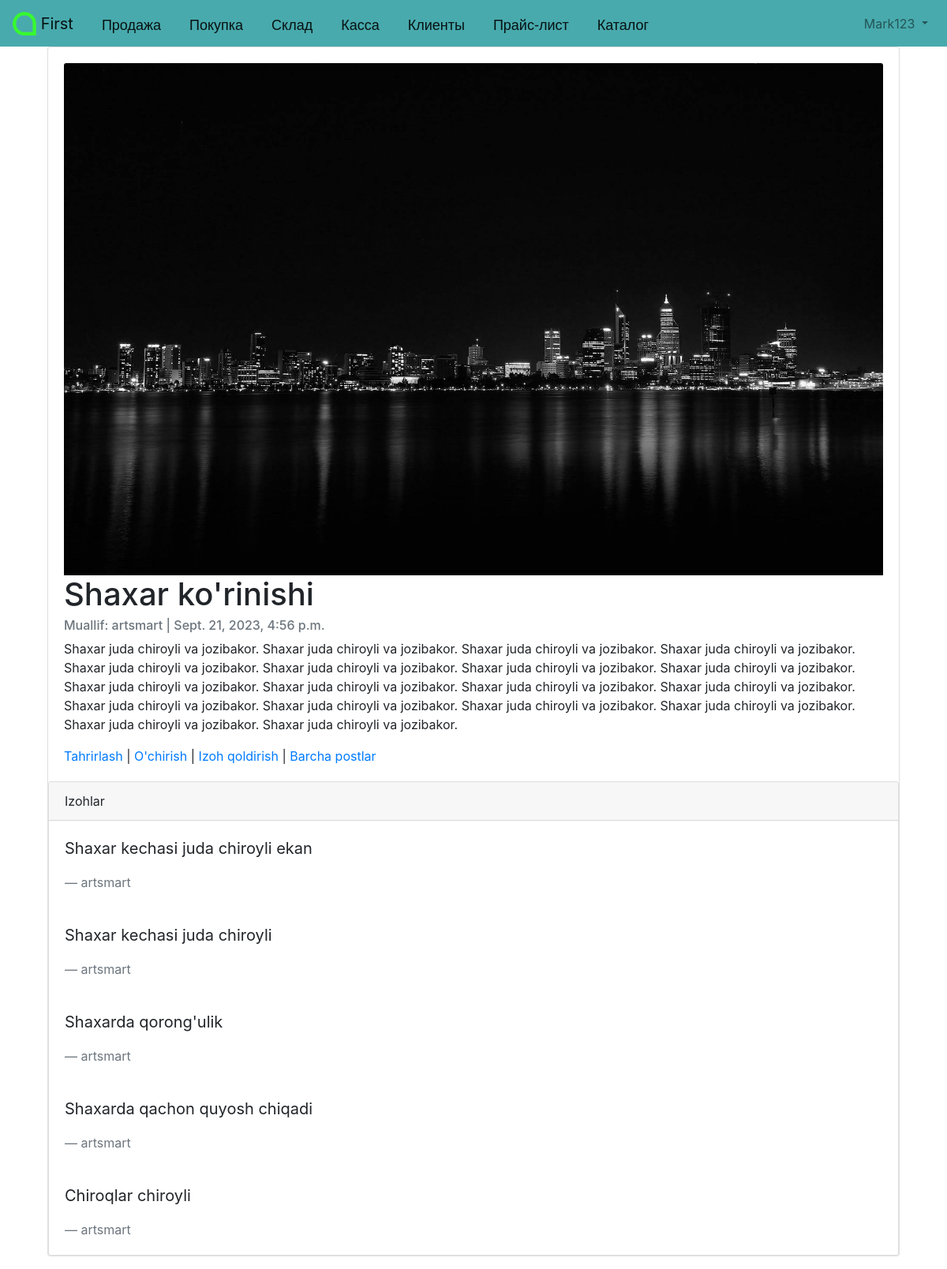
The page /articles/2/ (signed in) on the database its author committed.
### accounts/models.py (models this page shows)
class CustomUser(AbstractUser):
    age = models.PositiveIntegerField(null=True, blank=True)

### articles/models.py (models this page shows, shortened)
class Article(models.Model):
    title = models.CharField(max_length=155)
    summary = models.CharField(max_length=200, blank=True)
    body = RichTextField()
    photo = models.ImageField(upload_to='images/', blank=True)
    date = models.DateTimeField(auto_now_add=True)
    author = models.ForeignKey(
        get_user_model(),
        on_delete=models.CASCADE,
    )

class Comment(models.Model):
    article = models.ForeignKey(Article, on_delete=models.CASCADE, related_name='comments')
    comment = models.CharField(max_length=150)
    author = models.ForeignKey(
        get_user_model(),
        on_delete=models.CASCADE,
    )
    def __str__(self):
        return self.comment

### articles/views.py (the view)
# urls.py: path('<int:pk>/', ArticleDetailView.as_view(), name="article_detail"),
class ArticleDetailView(LoginRequiredMixin, DetailView):
    model = Article
    template_name = 'article_detail.html'

### templates/article_detail.html (shortened to what this page needs)
{% extends 'base.html' %}
{% block content %}
    <div class="container-fluid">
        <div class="card">
            <div class="card-body">
                {% if object.photo %}
                    <img class="card-img-top" src="{{ object.photo.url }}" alt="{{ object.title }}">
                {% endif %}
                <h1 class="card-title">{{ object.title }}</h1>
                <h6 class="card-subtitle mb-2 text-muted">Muallif: {{ object.author }} | {{ object.date }} </h6>
                <p class="card-text">{{ object.body | safe }}</p>
                <a href="{% url 'article_edit' article.pk %}">Tahrirlash</a> |
                <a href="{% url 'article_delete' article.pk %}">O'chirish</a> |
                <a href="{% url 'article_comment' article.pk %}">Izoh qoldirish</a> |
                <a href="{% url 'article_list' %}">Barcha postlar</a>
            </div>
            <div class="card">
                <div class="card-header">Izohlar</div>
                {% for comment in article.comments.all %}
                    <div class="card-body">
                        <blockquote class="blockquote mb-0">
                            <p>{{ comment }}</p>
                            <footer class="blockquote-footer">{{ comment.author }}</footer>
                        </blockquote>
                    </div>
                {% endfor %}
            </div>
        </div>
    </div>
{% endblock content %}

### templates/base.html (shortened to what this page needs)
{% load static %}
<!DOCTYPE html>
<html lang="en">
<head>
    <link rel="stylesheet" href="https://cdn.jsdelivr.net/npm/bootstrap@4.5.3/dist/css/bootstrap.min.css">
</head>
    <body>
        <nav class="navbar navbar-expand-lg navbar-light" style="background-color: #48AAAD" id="bosh" >
            <a class="navbar-brand" href="/">
                <img src="/static/artel.png" width="30" height="30" class="d-inline-block align-top" alt="">
                First
            </a>
            <a class="navbar-brand" id="knopka" href="/">Продажа</a>
            <a class="navbar-brand" id="knopka" href="/">Покупка</a>
            <a class="navbar-brand" id="knopka" href="/">Склад</a>
            <a class="navbar-brand" id="knopka" href="/">Касса</a>
            <a class="navbar-brand" id="knopka" href="/">Клиенты</a>
            <a class="navbar-brand" id="knopka" href="/">Прайс-лист</a>
            <a class="navbar-brand" id="knopka" href="{% url 'product_catalog'%}">Каталог</a>
            <div class="collapse navbar-collapse" id="navbarSupportedContent">
                {% if user.is_authenticated %}
                    <ul class="navbar-nav ml-auto">
                        <li class="nav-item">
                            <a class="nav-link dropdown-toggle" href="#"
                                id="navbarDropdown" role="button" data-toggle="dropdown"
                                aria-haspopup="true" aria-expanded="false">
                                {{ user.username | title }}
                            </a>
                        </li>
                    </ul>
                {% else %}
                    <form class="form-inline ml-auto">
                        <a href="{% url 'login' %}" class="btn btn-outline-light">Kirish</a>
                        <a href="{% url 'signup' %}" class="btn btn-primary ml-2">Ro'yxatdan o'tish</a>
                    </form>
                {% endif %}
            </div>
        </nav>
        <main>
        <div class="container">
            {% block content %}
            {% endblock content %}
        </div>
        </main>
    </body>
</html>

### templates/base.html (style rules this page uses)
#knopka { margin-top: 6; padding-left: 20; font-family: arial; font-size: 18px; }

### rows shown on the page
CustomUser: username "Mark123"
Article: photo (picture), title "Shaxar ko'rinishi", author "artsmart", date "Sept. 21, 2023, 4:56 p.m.", body "Shaxar juda chiroyli va jozibakor. Shaxar juda chiroyli va jozibakor. Shaxar juda chiroyli va jozibakor. Shaxar juda chiroyli va jozibakor. Shaxar juda chiroyli va jozibakor. Shaxar juda chiroyli va jozibakor. Shaxar juda chiroyli va jozibakor. Shaxar juda chiroyli va jozibakor. Shaxar juda chiroyli va jozibakor. Shaxar juda chiroyli va jozibakor. Shaxar juda chiroyli va jozibakor. Shaxar juda chiroyli va jozibakor. Shaxar juda chiroyli va jozibakor. Shaxar juda chiroyli va jozibakor. Shaxar juda chiroyli va jozibakor. Shaxar juda chiroyli va jozibakor. Shaxar juda chiroyli va jozibakor. Shaxar juda chiroyli va jozibakor."
Comment: comment "Shaxar kechasi juda chiroyli ekan", author "artsmart"
Comment: comment "Shaxar kechasi juda chiroyli", author "artsmart"
Comment: comment "Shaxarda qorong'ulik", author "artsmart"
Comment: comment "Shaxarda qachon quyosh chiqadi", author "artsmart"
Comment: comment "Chiroqlar chiroyli", author "artsmart"
